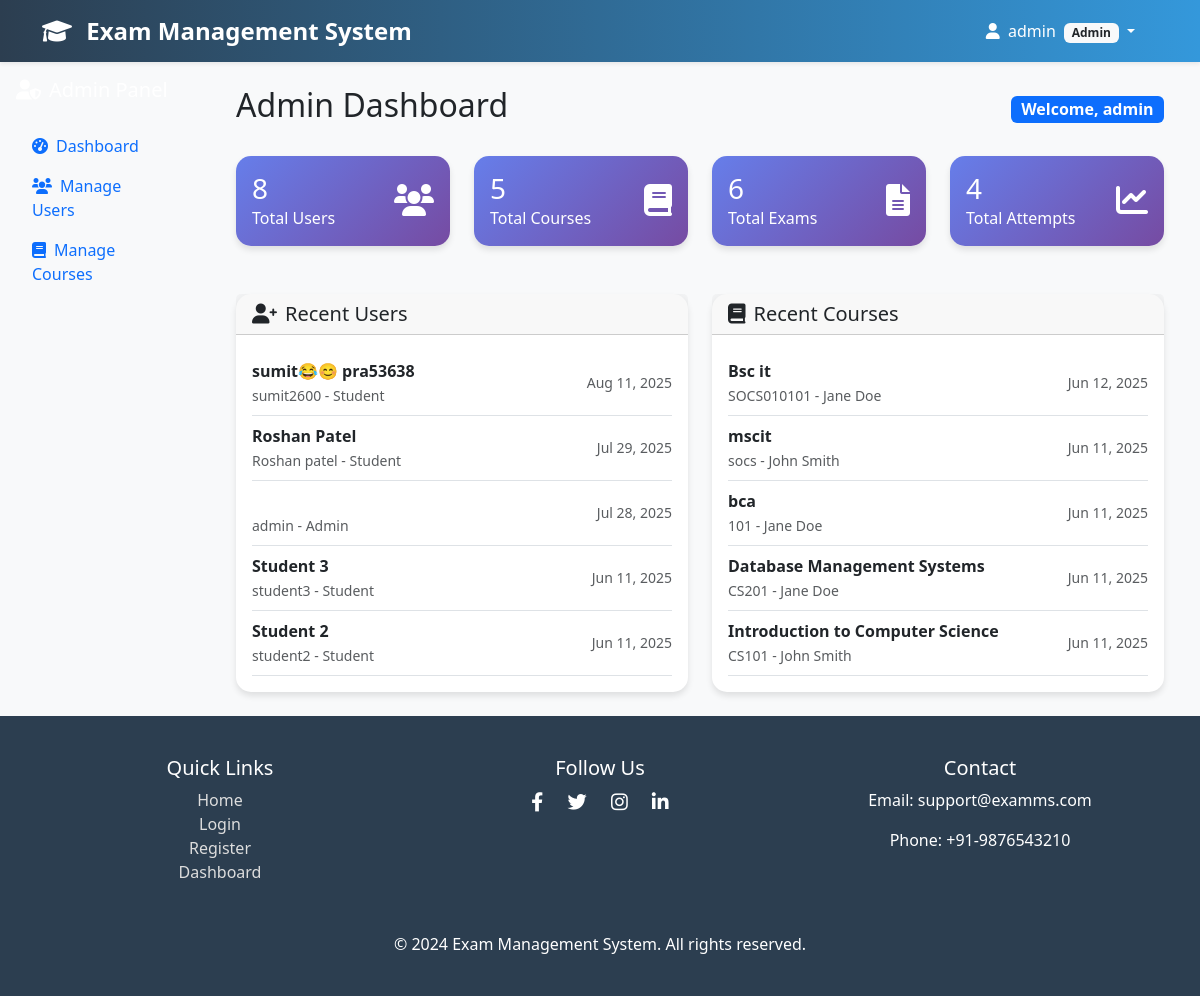
/admin-panel/ (signed in), run on the app's committed database.
### exam_app/models.py (models this page shows, shortened)
class UserProfile(models.Model):
    ROLE_CHOICES = [
        ('admin', 'Admin'),
        ('teacher', 'Teacher'),
        ('student', 'Student'),
    ]
    user = models.OneToOneField(User, on_delete=models.CASCADE)
    role = models.CharField(max_length=10, choices=ROLE_CHOICES)
    phone = models.CharField(max_length=15, blank=True)
    created_at = models.DateTimeField(auto_now_add=True)

class Course(models.Model):
    name = models.CharField(max_length=200)
    code = models.CharField(max_length=20, unique=True)
    description = models.TextField(blank=True)
    teacher = models.ForeignKey(User, on_delete=models.CASCADE, limit_choices_to={'userprofile__role': 'teacher'})
    created_at = models.DateTimeField(auto_now_add=True)
    is_active = models.BooleanField(default=True)

### exam_app/views.py (the view)
# urls.py: path('admin-panel/', views.admin_panel, name='admin_panel'),
@login_required
def admin_panel(request):
    if request.user.userprofile.role != 'admin':
        messages.error(request, 'Access denied.')
        return redirect('dashboard')
    total_users = User.objects.count()
    total_courses = Course.objects.count()
    total_exams = Exam.objects.count()
    total_attempts = ExamAttempt.objects.count()
    recent_users = User.objects.order_by('-date_joined')[:5]
    recent_courses = Course.objects.order_by('-created_at')[:5]
    context = {
        'total_users': total_users,
        'total_courses': total_courses,
        'total_exams': total_exams,
        'total_attempts': total_attempts,
        'recent_users': recent_users,
        'recent_courses': recent_courses,
    }
    return render(request, 'admin/admin_panel.html', context)

### templates/admin/admin_panel.html (shortened to what this page needs)
{% extends 'base.html' %}
{% block content %}
<div class="container-fluid">
    <div class="row">
        <div class="col-md-3 col-lg-2 sidebar p-0">
            <div class="p-3">
                <h5 class="text-white mb-4">
                    <i class="fas fa-user-shield me-2"></i>Admin Panel
                </h5>
                <nav class="nav flex-column">
                    <a class="nav-link active" href="{% url 'admin_panel' %}">
                        <i class="fas fa-tachometer-alt me-2"></i>Dashboard
                    </a>
                    <a class="nav-link" href="{% url 'manage_users' %}">
                        <i class="fas fa-users me-2"></i>Manage Users
                    </a>
                    <a class="nav-link" href="{% url 'manage_courses' %}">
                        <i class="fas fa-book me-2"></i>Manage Courses
                    </a>
                </nav>
            </div>
        </div>
        <div class="col-md-9 col-lg-10">
            <div class="p-4">
                <div class="d-flex justify-content-between align-items-center mb-4">
                    <h2>Admin Dashboard</h2>
                    <span class="badge bg-primary fs-6">Welcome, {{ user.first_name|default:user.username }}</span>
                </div>
                <div class="row g-4 mb-5">
                    <div class="col-lg-3 col-md-6">
                        <div class="card stats-card text-white">
                            <div class="card-body">
                                <div class="d-flex justify-content-between">
                                    <div>
                                        <h3 class="mb-0">{{ total_users }}</h3>
                                        <p class="mb-0">Total Users</p>
                                    </div>
                                    <div class="align-self-center">
                                        <i class="fas fa-users fa-2x"></i>
                                    </div>
                                </div>
                            </div>
                        </div>
                    </div>
                    <div class="col-lg-3 col-md-6">
                        <div class="card stats-card text-white">
                            <div class="card-body">
                                <div class="d-flex justify-content-between">
                                    <div>
                                        <h3 class="mb-0">{{ total_courses }}</h3>
                                        <p class="mb-0">Total Courses</p>
                                    </div>
                                    <div class="align-self-center">
                                        <i class="fas fa-book fa-2x"></i>
                                    </div>
                                </div>
                            </div>
                        </div>
                    </div>
                    <div class="col-lg-3 col-md-6">
                        <div class="card stats-card text-white">
                            <div class="card-body">
                                <div class="d-flex justify-content-between">
                                    <div>
                                        <h3 class="mb-0">{{ total_exams }}</h3>
                                        <p class="mb-0">Total Exams</p>
                                    </div>
                                    <div class="align-self-center">
                                        <i class="fas fa-file-alt fa-2x"></i>
                                    </div>
                                </div>
                            </div>
                        </div>
                    </div>
                    <div class="col-lg-3 col-md-6">
                        <div class="card stats-card text-white">
                            <div class="card-body">
                                <div class="d-flex justify-content-between">
                                    <div>
                                        <h3 class="mb-0">{{ total_attempts }}</h3>
                                        <p class="mb-0">Total Attempts</p>
                                    </div>
                                    <div class="align-self-center">
                                        <i class="fas fa-chart-line fa-2x"></i>
                                    </div>
                                </div>
                            </div>
                        </div>
                    </div>
                </div>
                <div class="row">
                    <div class="col-lg-6">
                        <div class="card">
                            <div class="card-header">
                                <h5 class="mb-0">
                                    <i class="fas fa-user-plus me-2"></i>Recent Users
                                </h5>
                            </div>
                            <div class="card-body">
                                {% for user in recent_users %}
                                <div class="d-flex justify-content-between align-items-center py-2 border-bottom">
                                    <div>
                                        <strong>{{ user.first_name }} {{ user.last_name }}</strong>
                                        <br>
                                        <small class="text-muted">{{ user.username }} - {{ user.userprofile.role|title }}</small>
                                    </div>
                                    <small class="text-muted">{{ user.date_joined|date:"M d, Y" }}</small>
                                </div>
                                {% empty %}
                                <p class="text-muted">No recent users</p>
                                {% endfor %}
                            </div>
                        </div>
                    </div>
                    <div class="col-lg-6">
                        <div class="card">
                            <div class="card-header">
                                <h5 class="mb-0">
                                    <i class="fas fa-book me-2"></i>Recent Courses
                                </h5>
                            </div>
                            <div class="card-body">
                                {% for course in recent_courses %}
                                <div class="d-flex justify-content-between align-items-center py-2 border-bottom">
                                    <div>
                                        <strong>{{ course.name }}</strong>
                                        <br>
                                        <small class="text-muted">{{ course.code }} - {{ course.teacher.first_name }} {{ course.teacher.last_name }}</small>
                                    </div>
                                    <small class="text-muted">{{ course.created_at|date:"M d, Y" }}</small>
                                </div>
                                {% empty %}
                                <p class="text-muted">No recent courses</p>
                                {% endfor %}
                            </div>
                        </div>
                    </div>
                </div>
            </div>
        </div>
    </div>
</div>
{% endblock %}

### templates/base.html (shortened to what this page needs)
<!DOCTYPE html>
<html lang="en">
<head>
    <link href="https://cdn.jsdelivr.net/npm/bootstrap@5.3.0/dist/css/bootstrap.min.css" rel="stylesheet">
    <link href="https://cdnjs.cloudflare.com/ajax/libs/font-awesome/6.0.0/css/all.min.css" rel="stylesheet">
</head>
<body>
<nav class="navbar navbar-expand-lg navbar-dark shadow-sm">
    <div class="container">
        <a class="navbar-brand" href="{% url 'home' %}">
            <i class="fas fa-graduation-cap me-2"></i>
            Exam Management System
        </a>
        <div class="collapse navbar-collapse" id="navbarNav">
            <ul class="navbar-nav ms-auto">
                {% if user.is_authenticated %}
                    <li class="nav-item dropdown">
                        <a class="nav-link dropdown-toggle" href="#" id="navbarDropdown" data-bs-toggle="dropdown">
                            <i class="fas fa-user me-1"></i>
                            {{ user.first_name|default:user.username }}
                            <span class="badge bg-light text-dark ms-1">{{ user.userprofile.role|title }}</span>
                        </a>
                    </li>
                {% endif %}
            </ul>
        </div>
    </div>
</nav>
<main>
    {% block content %}{% endblock %}
</main>
<footer class="footer mt-auto">
    <div class="container text-center">
        <div class="row">
            <div class="col-md-4 mb-3">
                <h5>Quick Links</h5>
                <ul class="list-unstyled">
                    <li><a href="{% url 'home' %}">Home</a></li>
                    <li><a href="{% url 'login' %}">Login</a></li>
                    <li><a href="{% url 'register' %}">Register</a></li>
                    <li><a href="{% url 'dashboard' %}">Dashboard</a></li>
                </ul>
            </div>
            <div class="col-md-4 mb-3">
                <h5>Follow Us</h5>
                <div class="social-icons">
                    <a href="#"><i class="fab fa-facebook-f"></i></a>
                    <a href="#"><i class="fab fa-twitter"></i></a>
                    <a href="#"><i class="fab fa-instagram"></i></a>
                    <a href="#"><i class="fab fa-linkedin-in"></i></a>
                </div>
            </div>
            <div class="col-md-4 mb-3">
                <h5>Contact</h5>
                <p>Email: support@examms.com</p>
                <p>Phone: +91-9876543210</p>
            </div>
        </div>
        <p class="mt-3 mb-0">&copy; 2024 Exam Management System. All rights reserved.</p>
    </div>
</footer>
</body>
</html>

### templates/base.html (style rules this page uses)
:root { --primary-color: #2c3e50; --secondary-color: #3498db; --success-color: #27ae60; --danger-color: #e74c3c; --warning-color: #f39c12; }
body { background-color: #f8f9fa; font-family: 'Segoe UI', Tahoma, Geneva, Verdana, sans-serif; }
.navbar { background: linear-gradient(90deg, var(--primary-color), var(--secondary-color)); }
.navbar-brand { font-weight: bold; color: white !important; font-size: 1.5rem; transition: color 0.3s; }
.navbar-nav .nav-link { color: white !important; margin-right: 15px; transition: all 0.3s ease; }
.footer { background-color: var(--primary-color); color: white; padding: 40px 0; }
.footer a { color: #ddd; text-decoration: none; }
.social-icons a { margin: 0 10px; color: white; font-size: 1.2rem; transition: transform 0.3s; }
.card { border: none; border-radius: 15px; box-shadow: 0 4px 6px rgba(0, 0, 0, 0.1); transition: transform 0.3s ease; }
.stats-card { background: linear-gradient(135deg, #667eea 0%, #764ba2 100%); color: white; border-radius: 15px; }

### data on the page
Course: name "Bsc it", code "SOCS010101", teacher.first_name "Jane", teacher.last_name "Doe", created_at "Jun 12, 2025"
Course: name "mscit", code "socs", teacher.first_name "John", teacher.last_name "Smith", created_at "Jun 11, 2025"
Course: name "bca", code "101", teacher.first_name "Jane", teacher.last_name "Doe", created_at "Jun 11, 2025"
Course: name "Database Management Systems", code "CS201", teacher.first_name "Jane", teacher.last_name "Doe", created_at "Jun 11, 2025"
Course: name "Introduction to Computer Science", code "CS101", teacher.first_name "John", teacher.last_name "Smith", created_at "Jun 11, 2025"

### other printed values
{{ user.first_name|default:user.username }} "admin"
{{ user.userprofile.role|title }} "Admin"
{{ total_users }} "8"
{{ total_courses }} "5"
{{ total_exams }} "6"
{{ total_attempts }} "4"
{{ user.first_name }} "sumit😂😊"
{{ user.last_name }} "pra53638"
{{ user.username }} "sumit2600"
{{ user.userprofile.role|title }} "Student"
{{ user.date_joined|date:"M d, Y" }} "Aug 11, 2025"
{{ user.first_name }} "Roshan"
{{ user.last_name }} "Patel"
{{ user.username }} "Roshan patel"
{{ user.date_joined|date:"M d, Y" }} "Jul 29, 2025"
